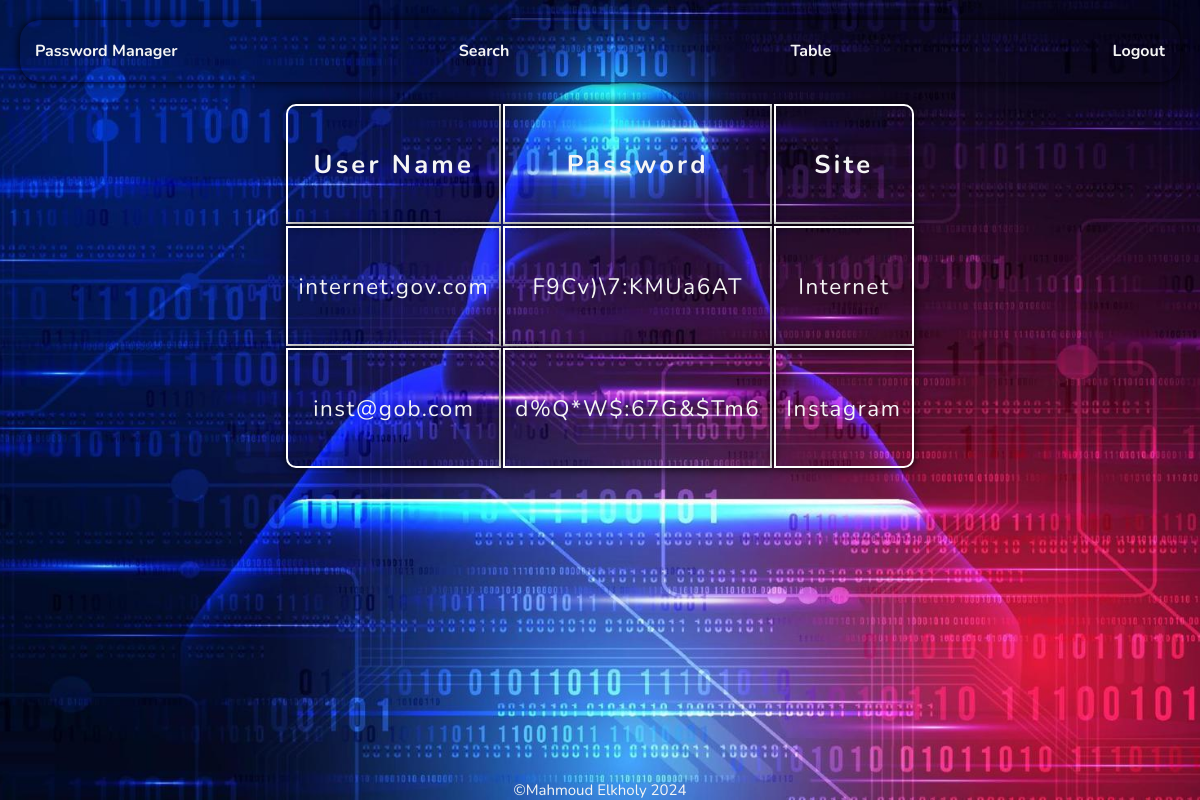
The app's page /table (signed in), older data.
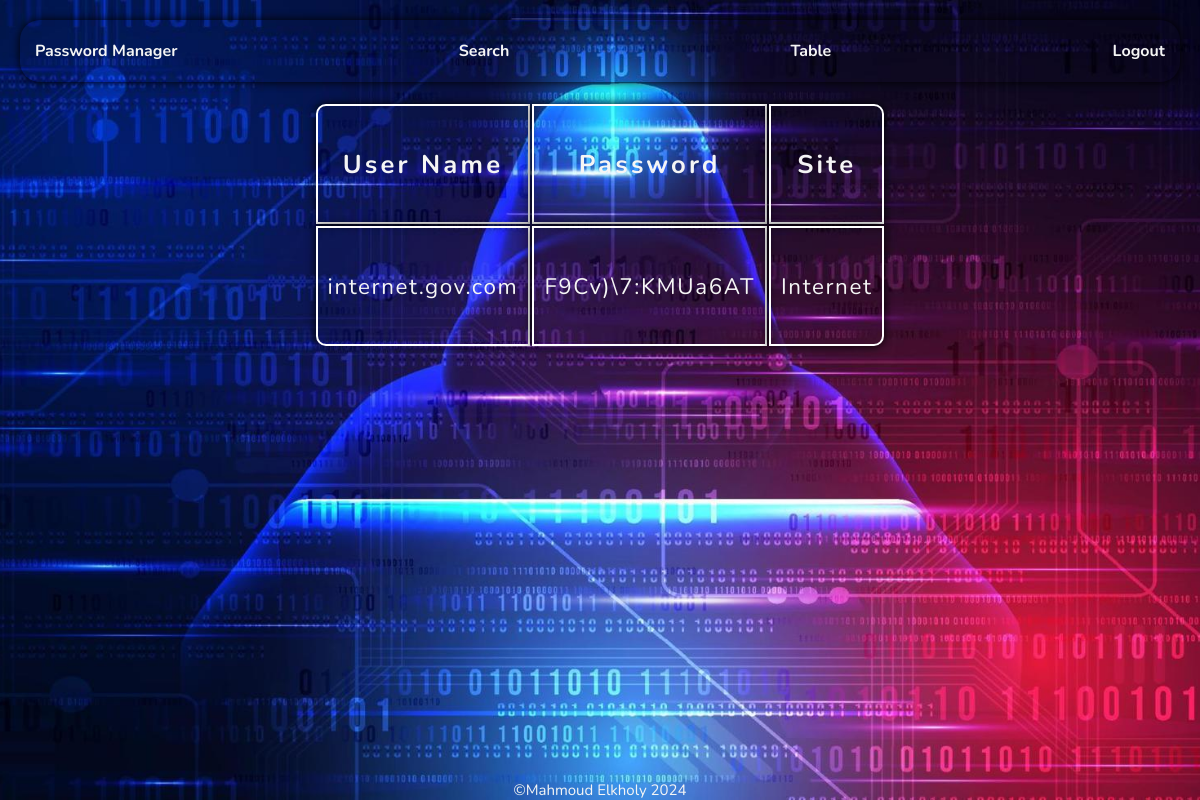
The same page, newer data.
### tables this page shows
CREATE TABLE passwords (person_id INTEGER NOT NULL, user_name TEXT NOT NULL, password TEXT NOT NULL, site TEXT NOT NULL, FOREIGN KEY(person_id) REFERENCES log_in(id));

### app.py (the view)
@app.route("/table", methods=["GET", "POST"])
@login_required
def table():
    rows = db.execute("SELECT * FROM passwords WHERE person_id = ?", session["user_id"])
    return render_template("table.html", rows=rows)

### helpers.py (called while the page is built)
def login_required(f):
    @wraps(f)
    def decorated_function(*args, **kwargs):
        if session.get("user_id") is None:
            return redirect("/login")
        return f(*args, **kwargs)
    return decorated_function

### templates/table.html
{% extends "layout.html" %}
{% block list %}
    <li><a href="/">Password Manager</a></li>
    <li><a href="/search">Search</a></li>
    <li><a href="/table">Table</a></li>
    <li><a href="/login">Logout</a></li>
{% endblock %}
{% block body %}
    <table>
        <thead>
            <tr>
                <th>User Name</th>
                <th>Password</th>
                <th>Site</th>
            </tr>
        </thead>
        <tbody>
            {% for row in rows %}
                <tr>
                    <td>{{row["user_name"]}}</td>
                    <td>{{row["password"]}}</td>
                    <td>{{row["site"]}}</td>
                </tr>
            {% endfor %}
        </tbody>
    </table>
{% endblock %}

### templates/layout.html (shortened to what this page needs)
<!DOCTYPE html>
<html lang="en">
<head>
    <link rel="stylesheet" href="/static/css/styles.css">
    <link rel="stylesheet" href="https://cdnjs.cloudflare.com/ajax/libs/font-awesome/6.0.0-beta3/css/all.min.css">
</head>
<body>
    <div class="container">
        <div class="head_list">
            <ul class="head_list_ul">
                {% block list%}
                {% endblock %}
            </ul>
        </div>
        {% block body %}
        {% endblock %}
    </div>
    <footer class="footer center">
        <span>&copy;Mahmoud Elkholy</span>
        <span class="date"></span>
    </footer>
</body>
</html>

### static/css/styles.css (style rules this page uses)
* { margin: 0; padding: 0; box-sizing: border-box; }
:root { --FF: "Nunito", "Roboto",sans-serif; --FS: 2rem; --BG-COLOR: black; --COLOR: hsl(0, 0%, 96%); --BG: var(--BG-COLOR) url("/static/img/BG1.jpg") no-repeat center center/cover; --BORDER: 2px solid black; --SHADOW: 0 0 10px black }
html { scroll-behavior: smooth; font-family: var(--FF); font-size: var(--FS); background: var(--BG); color: var(--COLOR); }
body { min-height: 100vh; position: relative; display: flex; flex-flow: column nowrap; justify-content: space-between; }
table { margin: 10px auto; font-size: 0.8rem; }
td { font-size: 0.7rem; text-align: center; letter-spacing: 0.05rem; }
th { letter-spacing: 0.1rem; }
th, td { border: 2px solid white; border-collapse: collapse; box-shadow: var(--SHADOW); padding: 10px; width: max-content; height: 15vh; }
th:first-child { border-top-left-radius: 10px; }
th:last-child { border-top-right-radius: 10px; }
tr:last-child td:last-child { border-bottom-right-radius: 10px; }
tr:last-child td:first-child { border-bottom-left-radius: 10px; }
a:any-link { text-decoration: none; color: var(--COLOR); }
.center { text-align: center; }
.footer { position: sticky; bottom: 0px; font-size: 15px; z-index: 1; }
.head_list_ul { display: flex; flex-flow: row nowrap; align-items: center; justify-content: space-between; list-style-type: none; padding: 20px 15px; margin: 20px; font-weight: bold; font-size: 0.5rem; box-shadow: var(--SHADOW); border-radius: 20px; }

Row changes from the older to the newer data that the page shows:
removed passwords: user_name "inst@gob.com", password "d%Q*W$:67G&$Tm6", site "Instagram"
